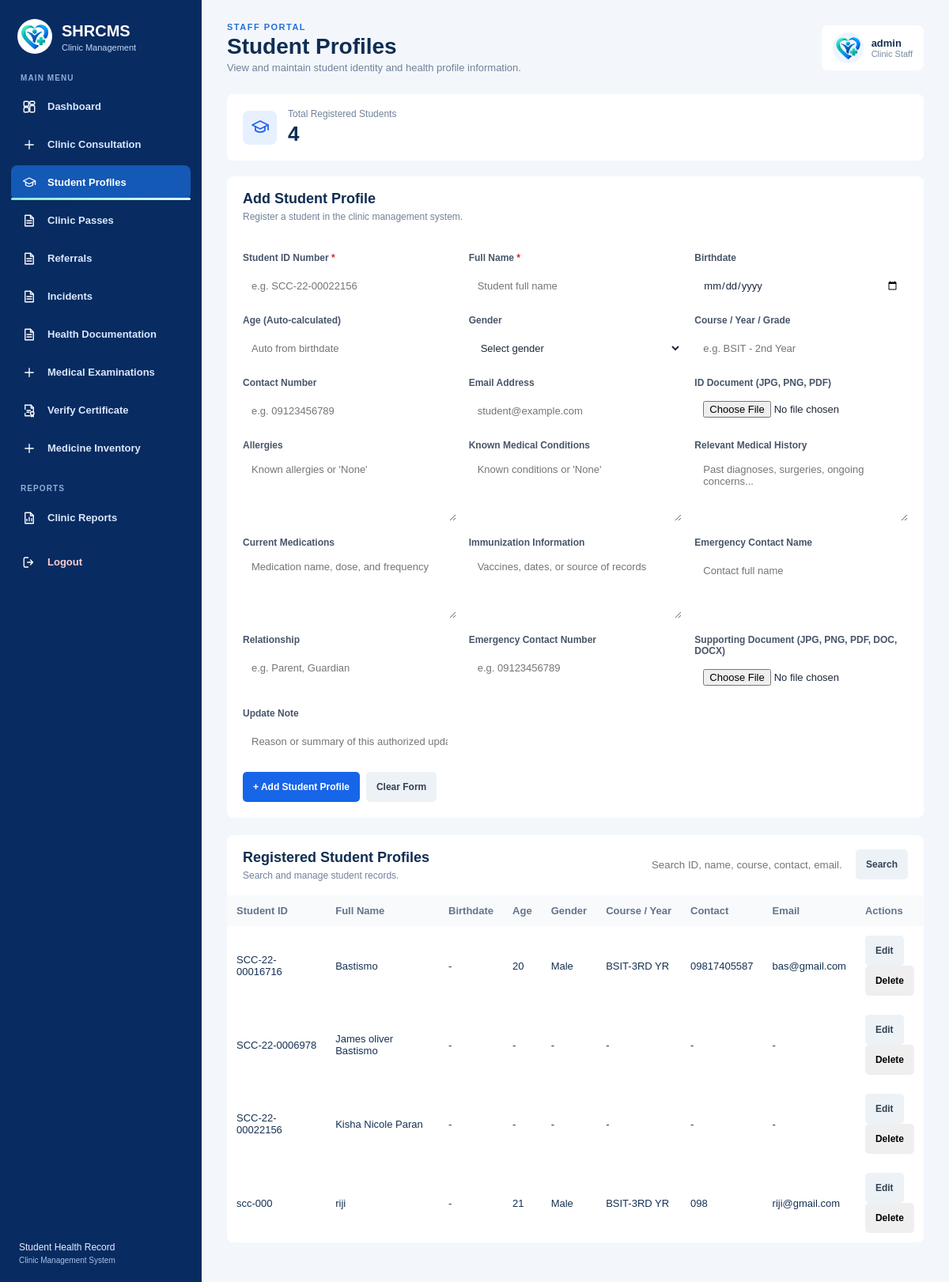
The page /php/Staff_Dashboard/student_profiles.php (signed in) on the database as committed earlier.
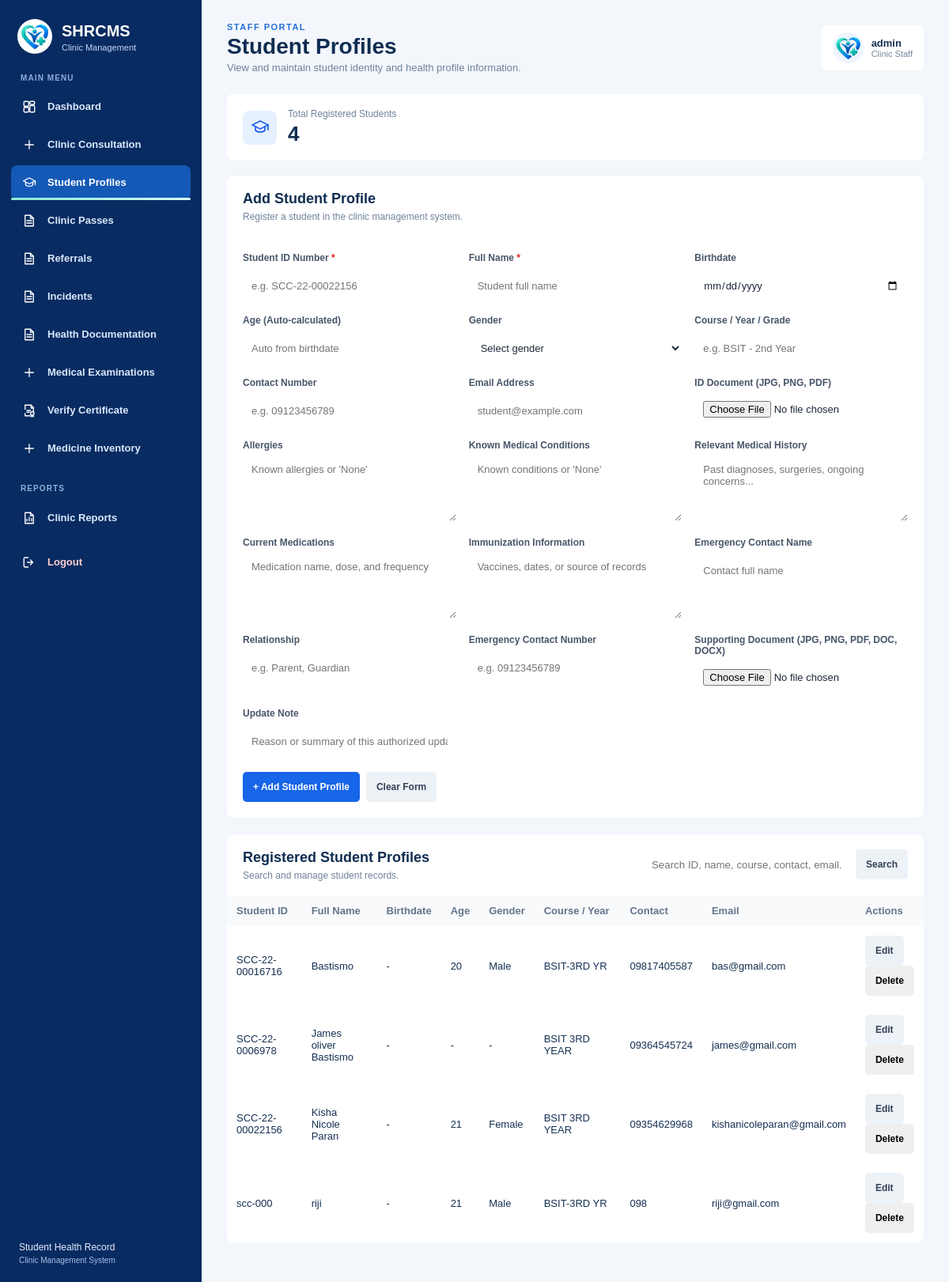
The same page on the database as committed later.
### tables this page shows
CREATE TABLE `students` (
  `id` int NOT NULL,
  `student_id_no` varchar(50) NOT NULL,
  `fullname` varchar(100) NOT NULL,
  `age` int DEFAULT NULL,
  `gender` varchar(20) DEFAULT NULL,
  `course_year` varchar(50) DEFAULT NULL,
  `contact` varchar(20) DEFAULT NULL,
  `allergies` text,
  `known_conditions` text,
  `created_at` timestamp NOT NULL DEFAULT CURRENT_TIMESTAMP,
  `user_id` int DEFAULT NULL,
  `email` varchar(100) DEFAULT NULL,
  `id_document` varchar(255) DEFAULT NULL,
  `password` varchar(255) DEFAULT NULL,
  `medical_history` text,
  `current_medications` text,
  `immunization_information` text,
  `emergency_contact_name` varchar(100) DEFAULT NULL,
  `emergency_contact_relationship` varchar(50) DEFAULT NULL,
  `emergency_contact_number` varchar(20) DEFAULT NULL,
  `birthdate` date DEFAULT NULL
);

### php/Staff_Dashboard/student_profiles.php (the view, shortened to what the changed rows need)
<?php
require_once __DIR__ . '/../db.php';
$conn->set_charset('utf8mb4');
function e($value): string
{
    return htmlspecialchars((string)($value ?? ''), ENT_QUOTES, 'UTF-8');
}
function calculateAgeFromBirthdate(?string $birthdate): ?int
{
    $birthdate = trim((string)($birthdate ?? ''));
    if ($birthdate === '') {
        return null;
    }
    $dt = DateTime::createFromFormat('Y-m-d', $birthdate);
    $today = new DateTime('today');
    return $dt->diff($today)->y;
}
$editing = null;
$sql = 'SELECT id, student_id_no, fullname, birthdate, age, gender, course_year, contact, email, allergies, known_conditions, id_document, created_at FROM students';
$sql .= ' ORDER BY fullname ASC';
$listStmt = $conn->prepare($sql);
$listStmt->execute();
$studentResult = $listStmt->get_result();
$countResult = $conn->query('SELECT COUNT(*) AS total FROM students');
$totalStudents = (int)($countResult->fetch_assoc()['total'] ?? 0);
?>
<!DOCTYPE html>
<html lang="en">
<head>
    <link rel="stylesheet" href="../../css/Shared/style.css?v=20261114-icons">
    <link rel="stylesheet" href="../../css/Staff/staff-dashboard.css?v=20261119-student-profiles">
</head>
<body class="staff-dashboard-body">
    <aside class="staff-sidebar">
        <a href="staff_dashboard.php" class="staff-brand">
            <div><h2>SHRCMS</h2><p>Clinic Management</p></div>
        </a>
    </aside>
    <main class="staff-main">
        <header class="staff-header">
            <div>
                <h1>Student Profiles</h1>
            </div>
        </header>
        <section class="sp-summary">
            <div><p>Total Registered Students</p><h2><?= number_format($totalStudents) ?></h2></div>
        </section>
        <section class="sp-panel" id="student-profile-form">
            <div class="sp-panel-heading">
                <div><h2><?= $editing ? 'Edit Student Profile' : 'Add Student Profile' ?></h2><p><?= $editing ? 'Update the selected student record.' : 'Register a student in the clinic management system.' ?></p></div>
            </div>
        </section>
        <section class="sp-panel">
            <div class="sp-panel-heading">
                <div><h2>Registered Student Profiles</h2><p>Search and manage student records.</p></div>
            </div>
            <div class="sp-table-wrap">
                <table class="sp-table">
                    <thead>
                        <tr>
                            <th>Student ID</th>
                            <th>Full Name</th>
                            <th>Birthdate</th>
                            <th>Age</th>
                            <th>Gender</th>
                            <th>Course / Year</th>
                            <th>Contact</th>
                            <th>Email</th>
                            <th>Actions</th>
                        </tr>
                    </thead>
                    <tbody>
                        <?php if ($studentResult && $studentResult->num_rows > 0): ?>
                            <?php while ($row = $studentResult->fetch_assoc()): ?>
                                <?php
                                $rowComputedAge = calculateAgeFromBirthdate($row['birthdate'] ?? null);
                                $rowAgeDisplay = $rowComputedAge !== null ? (string)$rowComputedAge : (string)($row['age'] ?? '-');
                                ?>
                                <tr>
                                    <td><?= e($row['student_id_no']) ?></td>
                                    <td><?= e($row['fullname']) ?></td>
                                    <td><?= e($row['birthdate'] ?: '-') ?></td>
                                    <td><?= e($rowAgeDisplay) ?></td>
                                    <td><?= e($row['gender'] ?: '-') ?></td>
                                    <td><?= e($row['course_year'] ?: '-') ?></td>
                                    <td><?= e($row['contact'] ?: '-') ?></td>
                                    <td><?= e($row['email'] ?: '-') ?></td>
                                    <td class="sp-actions">
                                        <a class="sp-button sp-button-light" href="student_profiles.php?edit=<?= (int)$row['id'] ?>#student-profile-form">Edit</a>
                                        <form method="POST" action="student_profiles.php" class="sp-inline-form" onsubmit="return confirm('Delete this student profile?');">
                                            <button type="submit" class="sp-button sp-button-danger">Delete</button>
                                        </form>
                                    </td>
                                </tr>
                            <?php endwhile; ?>
                        <?php else: ?>
                            <tr><td colspan="9" class="sp-empty">No student profiles found.</td></tr>
                        <?php endif; ?>
                    </tbody>
                </table>
            </div>
        </section>
    </main>
</body>
</body>
</html>

Rows that differ between the two databases and show on the page:
changed students "SCC-22-0006978": course_year "-" → "BSIT 3RD YEAR"; contact "-" → "09364545724"; email "-" → "james@gmail.com"
changed students "SCC-22-00022156": age "-" → "21"; gender "-" → "Female"; course_year "-" → "BSIT 3RD YEAR"; contact "-" → "09354629968"; email "-" → "kishanicoleparan@gmail.com"
